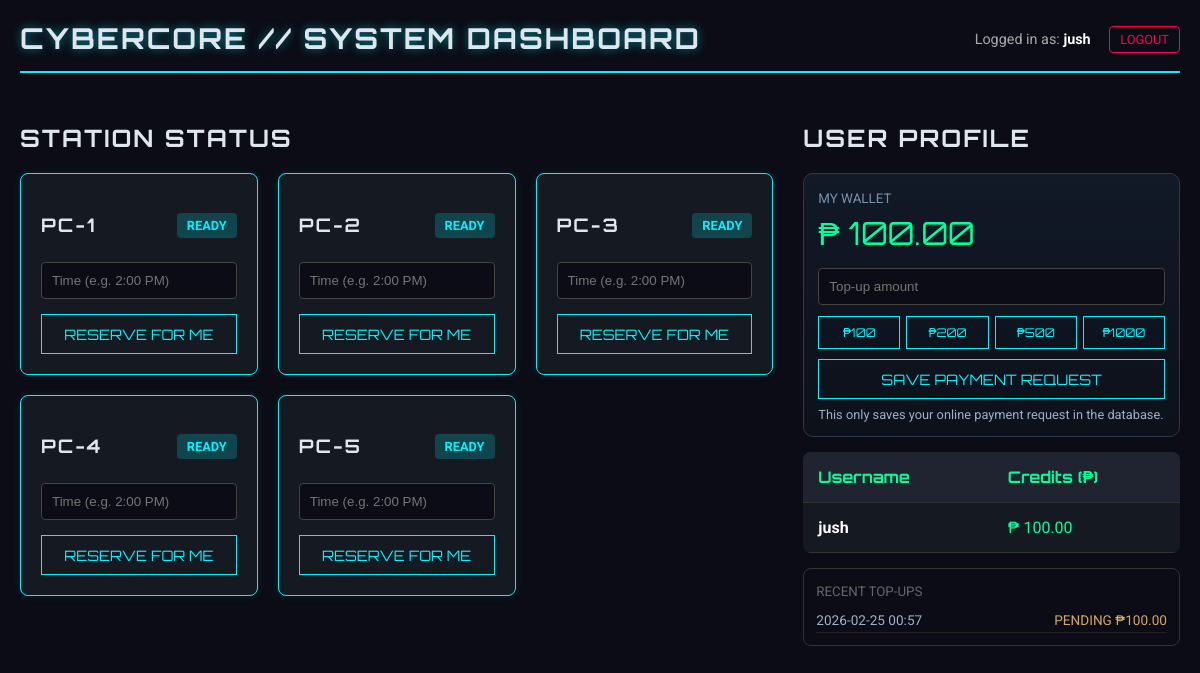
/ (signed in), run on an earlier commit of the app's database.
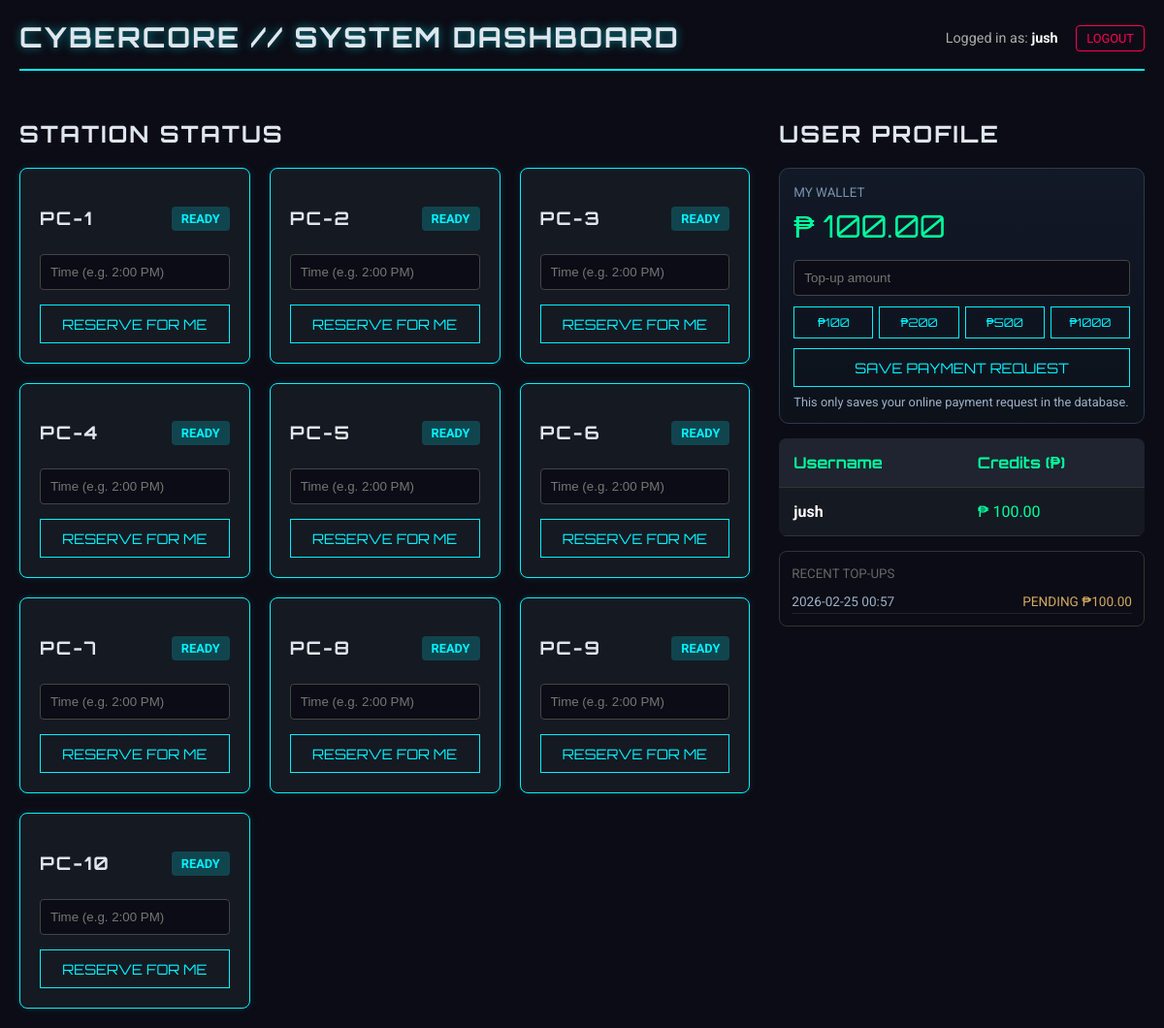
And on a later commit of the database.
### app.py (models this page shows, shortened)
class PC(db.Model):
    id = db.Column(db.Integer, primary_key=True)
    name = db.Column(db.String(20), unique=True, nullable=False)
    is_occupied = db.Column(db.Boolean, default=False)
    lan_ip = db.Column(db.String(64), nullable=True)

class User(UserMixin, db.Model):
    id = db.Column(db.Integer, primary_key=True)
    username = db.Column(db.String(80), unique=True, nullable=False)
    password_hash = db.Column(db.String(120), nullable=False)
    pondo = db.Column(db.Float, default=0.0)
    is_admin = db.Column(db.Boolean, default=False)

class PaymentTransaction(db.Model):
    id = db.Column(db.Integer, primary_key=True)
    user_id = db.Column(db.Integer, db.ForeignKey('user.id'), nullable=False)
    provider = db.Column(db.String(32), nullable=False, default="online_request")
    external_id = db.Column(db.String(128), unique=True, nullable=False)
    amount = db.Column(db.Float, nullable=False)
    currency = db.Column(db.String(8), nullable=False, default="php")
    status = db.Column(db.String(32), nullable=False, default="pending")
    created_at = db.Column(db.DateTime, default=datetime.now)
    credited_at = db.Column(db.DateTime, nullable=True)

### app.py (the view)
@app.route('/')
@login_required
def index():
    pcs = PC.query.all()
    users = User.query.all() if current_user.is_admin else [current_user]
    active_sessions = Session.query.filter_by(end_time=None).all()
    recent_payments = PaymentTransaction.query.filter_by(user_id=current_user.id).order_by(PaymentTransaction.created_at.desc()).limit(5).all()
    local_ips = get_local_lan_addresses() if current_user.is_admin else []
    discovered_ips = discover_lan_addresses() if current_user.is_admin else []
    assigned_ips = {pc.lan_ip for pc in pcs if pc.lan_ip}
    return render_template(
        'index.html',
        pcs=pcs,
        users=users,
        sessions=active_sessions,
        recent_payments=recent_payments,
        local_ips=local_ips,
        discovered_ips=discovered_ips,
        assigned_ips=assigned_ips
    )

### app.py (called while the page is built)
@login_manager.user_loader
def load_user(user_id):
    return User.query.get(int(user_id))

@app.before_request
def bootstrap_schema():
    if not getattr(app, "_schema_ready", False):
        db.create_all()
        ensure_pc_lan_ip_column()
        app._schema_ready = True

### templates/index.html (shortened to what the changed rows need)
<!DOCTYPE html>
<html lang="en">
<head>
</head>
<body>
    <div class="top-bar">
        <h1>CyberCore // System Dashboard</h1>
        <div>
            <span style="color:#aaa; margin-right:15px; font-size: 0.9em;">
                Logged in as: <strong style="color: white;">{{ current_user.username }}</strong>
            </span>
        </div>
    </div>
    <div class="container">
        <div class="section" style="flex: 2;">
            <div style="display:flex; align-items:center;">
                <h2>Station Status</h2>
            </div>
            <div class="pc-grid">
                {% for pc in pcs %}
                <div class="card {{ 'occupied' if pc.is_occupied else 'free' }}">
                    <div style="display:flex; justify-content:space-between; align-items:center;">
                        <h3>{{ pc.name }}</h3>
                        <span class="status-badge">{{ 'In Use' if pc.is_occupied else 'Ready' }}</span>
                    </div>
                    {% if pc.is_occupied %}
                        {% for sess in sessions %}
                            {% if sess.pc_id == pc.id %}
                                <p style="color: #aaa; font-size: 0.9em;">User ID: #{{ sess.user_id }}</p>
                                <p style="color: #aaa; font-size: 0.9em;">Started: {{ sess.start_time.strftime('%H:%M') }}</p>
                                {% if current_user.is_admin %}
                                    <a href="/end_session/{{ sess.id }}" class="btn btn-red">STOP & BILL</a>
                                {% else %}
                                    <p style="color: var(--neon-red); font-size: 0.8em; margin-top: 10px;">SESSION ACTIVE</p>
                                {% endif %}
                            {% endif %}
                        {% endfor %}
                    {% else %}
                        <form action="/book" method="POST">
                            <input type="text" name="time_slot" placeholder="Time (e.g. 2:00 PM)" required>
                            <button type="submit" style="width:100%">Reserve for Me</button>
                        </form>
                    {% endif %}
                </div>
                {% endfor %}
            </div>
        </div>
        <div class="section" style="flex: 1;">
            <h2>User Profile</h2>
            {% if current_user.is_admin %}
                <div style="display: grid; grid-template-columns: 1fr 1fr; gap: 10px; margin-bottom: 15px;">
                    <a href="/pondo" class="btn pondo-btn" style="grid-column: span 2;">+ LOAD CREDITS</a>
                    <a href="/bookings" class="btn" style="border-color: #00ff9d; color: #00ff9d; text-align:center;">BOOKINGS</a>
                    <a href="/logs" class="btn" style="border-color: #aaa; color: #aaa; text-align:center;">LOGS</a>
                </div>
                <div style="margin-bottom:15px; border:1px solid #333; border-radius:8px; padding:12px;">
                    <small style="color:#666; text-transform:uppercase;">LAN Discovery</small>
                    <a href="/admin/auto_assign_ips" class="btn" style="width:100%; box-sizing:border-box; text-align:center;">Auto Assign IPs</a>
                    <p style="font-size:0.85em; color:#aaa; margin:8px 0 4px;">Server LAN IPs (IPv4/IPv6): {{ local_ips|join(', ') if local_ips else 'N/A' }}</p>
                    <p style="font-size:0.85em; color:#aaa; margin:0 0 4px;">Router + LAN Devices (ARP/IPv6 Neighbors):</p>
                    <div style="max-height:100px; overflow-y:auto; border-top:1px solid #333; padding-top:6px;">
                        {% if discovered_ips %}
                            {% for ip in discovered_ips %}
                                <div style="font-size:0.85em; color: {{ 'var(--neon-green)' if ip in assigned_ips else '#aaa' }};">{{ ip }}</div>
                            {% endfor %}
                        {% else %}
                            <div style="font-size:0.85em; color:#666;">No LAN IPs discovered.</div>
                        {% endif %}
                    </div>
                </div>
            {% else %}
                <div class="wallet-box">
                    <small style="color:#7992ac; text-transform:uppercase;">My Wallet</small>
                    <div class="wallet-balance">₱ {{ "%.2f"|format(current_user.pondo) }}</div>
                    <form id="onlineTopupForm" action="/topup/online" method="POST">
                        <input id="topupAmount" type="number" name="amount" min="1" max="10000" step="0.01" placeholder="Top-up amount" required>
                        <div class="quick-amounts">
                            <button type="button" onclick="setTopup(100)">₱100</button>
                            <button type="button" onclick="setTopup(200)">₱200</button>
                            <button type="button" onclick="setTopup(500)">₱500</button>
                            <button type="button" onclick="setTopup(1000)">₱1000</button>
                        </div>
                        <button type="submit" style="width:100%; margin-top:10px;">Save Payment Request</button>
                    </form>
                    <div class="pay-note">
                        This only saves your online payment request in the database.
                    </div>
                </div>
            {% endif %}
            <table>
                <thead>
                    <tr>
                        <th>Username</th>
                        <th>Credits (₱)</th>
                    </tr>
                </thead>
                <tbody>
                    {% for user in users %}
                    <tr>
                        <td style="font-weight:bold; color:white;">{{ user.username }}</td>
                        <td style="color: {{ 'var(--neon-green)' if user.pondo > 0 else 'var(--neon-red)' }}">
                            ₱ {{ "%.2f"|format(user.pondo) }}
                        </td>
                    </tr>
                    {% endfor %}
                </tbody>
            </table>
            {% if not current_user.is_admin %}
                <div style="margin-top:15px; border:1px solid #333; border-radius:8px; padding:12px;">
                    <div style="max-height:140px; overflow-y:auto; margin-top:8px;">
                        {% if recent_payments %}
                            {% for tx in recent_payments %}
                                <div style="display:flex; justify-content:space-between; font-size:0.85em; padding:4px 0; border-bottom:1px solid #222;">
                                    <span style="color:#9db0c6;">{{ tx.created_at.strftime('%Y-%m-%d %H:%M') }}</span>
                                    <span style="color: {{ 'var(--neon-green)' if tx.status == 'paid' else '#d3a961' }};">
                                        {{ tx.status|upper }} ₱{{ "%.2f"|format(tx.amount) }}
                                    </span>
                                </div>
                            {% endfor %}
                        {% else %}
                            <div style="font-size:0.85em; color:#666;">No top-up transactions yet.</div>
                        {% endif %}
                    </div>
                </div>
            {% endif %}
        </div>
    </div>
</body>
</html>

What changed in the data, as far as the page shows it:
added PC: name "PC-6", is_occupied "READY"
added PC: name "PC-7", is_occupied "READY"
added PC: name "PC-8", is_occupied "READY"
added PC: name "PC-9", is_occupied "READY"
added PC: name "PC-10", is_occupied "READY"
